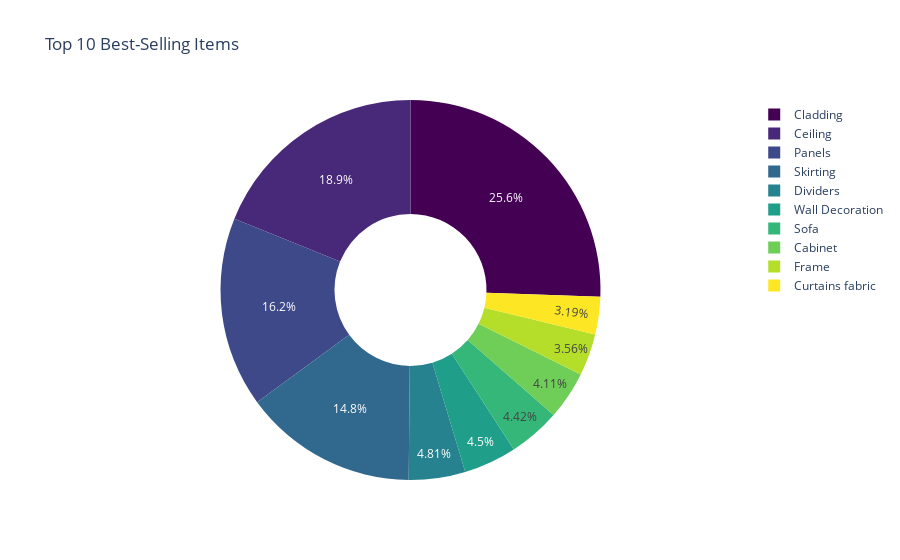

Source (notebook cell):
### Code cell
import plotly.express as px

fig = px.pie(
    top_10_items, 
    names="Item", 
    values="Quantity", 
    title="Top 10 Best-Selling Items",
    hole=0.4,  # Creates a donut-style chart
    color_discrete_sequence=px.colors.sequential.Viridis
)

fig.show()

### Figure 1 — Plotly figure (JSON) as saved in the notebook; plotly's stock layout.template omitted (floating-point values rounded to 4 significant figures)
{"data": [{"domain": {"x": [0, 1], "y": [0, 1]}, "hole": 0.4, "hovertemplate": "Item=%{label}<br>Quantity=%{value}<extra></extra>", "labels": ["Cladding ", "Ceiling", "Panels", "Skirting", "Dividers", "Wall Decoration", "Sofa", "Cabinet", "Frame", "Curtains fabric"], "legendgroup": "", "name": "", "showlegend": true, "type": "pie", "values": [23550.0, 17390.0, 14900.0, 13630.0, 4426, 4143.0, 4068.0, 3783.0, 3282.0, 2939.0]}], "layout": {"autosize": true, "legend": {"tracegroupgap": 0}, "piecolorway": ["#440154", "#482878", "#3e4989", "#31688e", "#26828e", "#1f9e89", "#35b779", "#6ece58", "#b5de2b", "#fde725"], "title": {"text": "Top 10 Best-Selling Items"}}}
